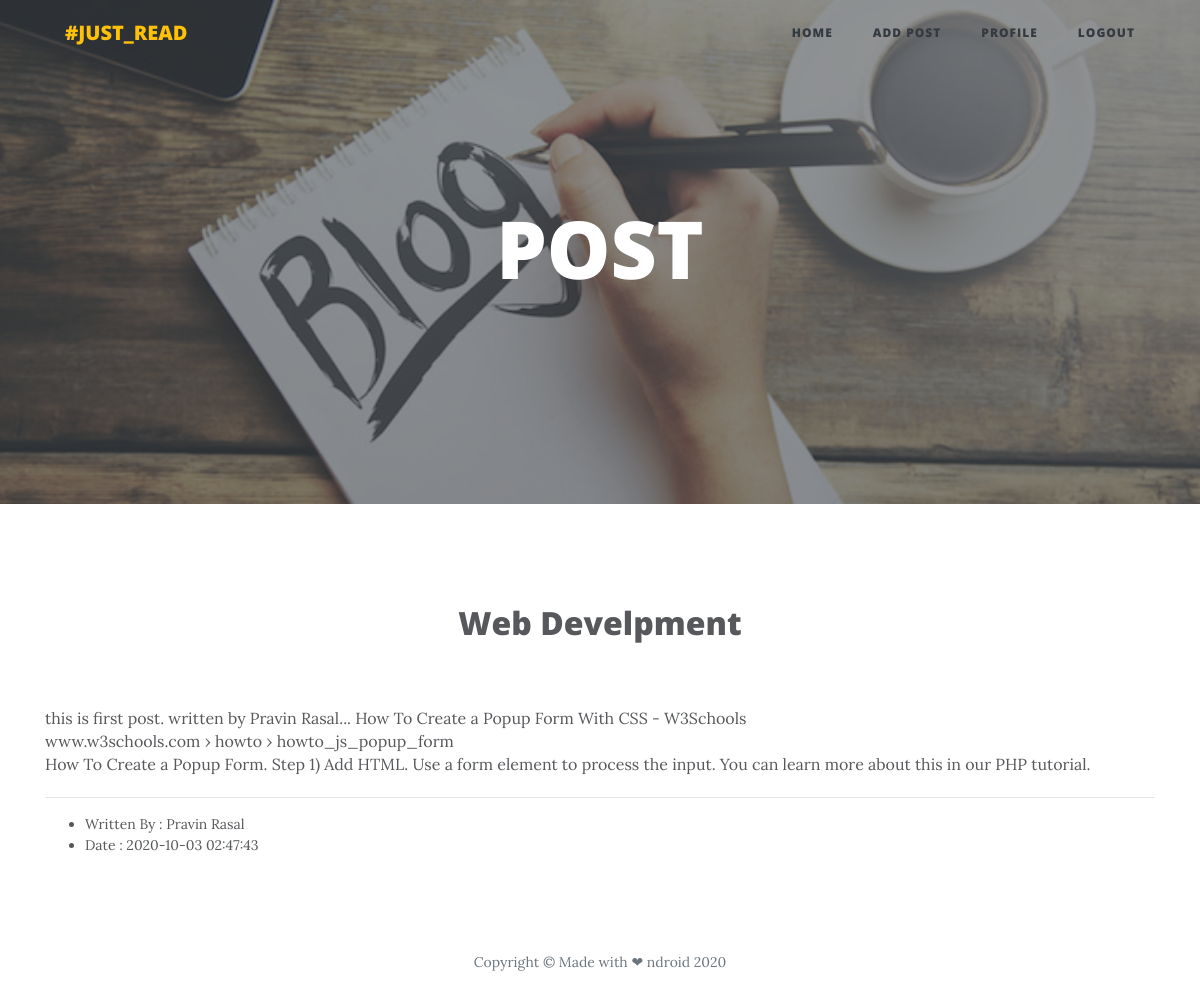
The page /post.php?id=117 on the database its author committed.
### tables this page shows
CREATE TABLE `post` (
  `post_id` int(255) NOT NULL,
  `user_id` int(255) NOT NULL,
  `post_title` varchar(100) NOT NULL,
  `post_category` varchar(50) NOT NULL,
  `post_content` text NOT NULL,
  `post_date` timestamp NOT NULL DEFAULT current_timestamp() ON UPDATE current_timestamp()
);

CREATE TABLE `user` (
  `user_id` int(255) NOT NULL,
  `user_name` varchar(255) NOT NULL,
  `user_mail` varchar(50) NOT NULL,
  `user_mobile` varchar(15) NOT NULL,
  `user_pass` varchar(20) NOT NULL
);

### post.php (the view, shortened to what this page needs)
<?php
include('database.php');
	if(isset($_GET['id'])){
		$post_id = $_GET['id'];
	}
	else{
		header("Location:index.php");
	}
?>
<!DOCTYPE html>
<html>
<head>
    <link rel="stylesheet" href="assets/bootstrap/css/bootstrap.min.css">
    <link rel="stylesheet" href="assets/fonts/font-awesome.min.css">
    <link rel="stylesheet" href="assets/fonts/ionicons.min.css">
    <link rel="stylesheet" href="assets/css/styles.min.css">
    <link rel="stylesheet" href="https://cdnjs.cloudflare.com/ajax/libs/animate.css/3.5.2/animate.min.css">
</head>
<body>
    <nav class="navbar navbar-light navbar-expand-lg fixed-top" id="mainNav">
        <div class="container"><a class="navbar-brand text-warning" href="index.php">#JUST_READ</a>
            <div
                class="collapse navbar-collapse" id="navbarResponsive">
                <ul class="nav navbar-nav ml-auto">
                    <li class="nav-item" role="presentation"><a class="nav-link text-dark" href="index.php">Home</a></li>
                    <li class="nav-item" role="presentation"><a class="nav-link text-dark" href="add_post.php">ADD Post</a></li>
                    <li class="nav-item" role="presentation"><a class="nav-link text-dark" href="profile.php">PROFILE</a></li>
                    <li class="nav-item" role="presentation"><a class="nav-link text-dark" href="logout.php">LOGOUT</a></li>
                </ul>
        </div>
        </div>
    </nav>
    <header class="masthead" style="background-image:url('assets/img/post-bg.jpg');">
        <div class="overlay"></div>
        <div class="container">
            <div class="row">
                <div class="col-md-10 col-lg-8 mx-auto">
                    <div class="site-heading">
                        <h1>POST</h1>
                    </div>
                </div>
            </div>
        </div>
    </header>
    <div class="article-dual-column">
		<?php
			$get_post = mysqli_query($conn,"SELECT * FROM post where post_id = '$post_id'");
			if($post_row = mysqli_fetch_array($get_post)){
		?>
			<div class="container">
				<div class="row">
					<div class="col-md-10 offset-md-1">
						<div class="intro">
							<h1 class="text-center"><?php echo $post_row['post_title']?><br></h1>
						</div>
					</div>
				</div>
				<div class="row">
					<div class="col-md-10 col-lg-7 offset-md-1 offset-lg-0" style="min-width: 100%;max-width: 100%;">
						<div class="text">
							<p><?php echo nl2br($post_row['post_content']);?></p>
							<hr>
							<ul>
								<?php
									$user_data = mysqli_query($conn, "SELECT * FROM user WHERE user_id = ".$post_row['user_id']);
									$user_row = mysqli_fetch_array($user_data);
								?>
									<li>Written By : <?php echo $user_row['user_name']?></li>
									<li>Date : <?php echo $post_row['post_date']?></li>
							</ul>
						</div>
					</div>
				</div>
			</div>
		<?php
			}
			else{
				echo "<center><h1>No Post Found with ID ".$post_id."</h1></center>";
			}
		?>
    </div>
    <footer>
        <div class="container">
            <div class="row">
                <div class="col-md-10 col-lg-8 mx-auto">
                    <p class="text-muted copyright" style="color: rgb(255,15,0);">Copyright&nbsp;© Made with&nbsp;❤&nbsp;ndroid 2020</p>
                </div>
            </div>
        </div>
    </footer>
</body>
</html>

### rows shown on the page
post: post_title "Web Develpment", post_content "this is first post. written by Pravin Rasal... How To Create a Popup Form With CSS - W3Schools www.w3schools.com › howto › howto_js_popup_form How To Create a Popup Form. Step 1) Add HTML. Use a form element to process the input. You can learn more about this in our PHP tutorial.", post_date "2020-10-03 02:47:43"
user: user_name "Pravin Rasal"
